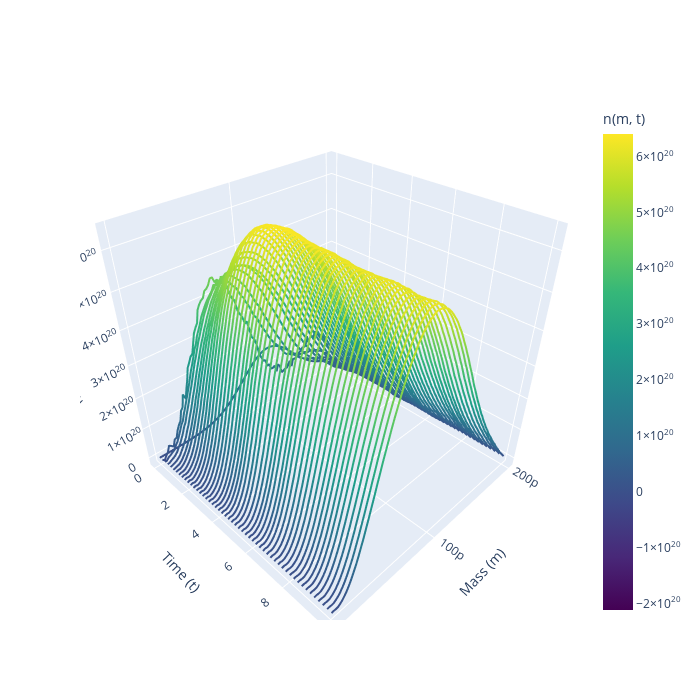

Write notebook code for a chart like this one.
### Markdown cell above
## Classic Neural Network

### Code cell
f = lambda x, u=None: obs.f_model_NN(x, classicNN)
ukf_classic_NN = obs.UKF(state_dim=M+1,
                        meas_dim=1, 
                        f_model=f, 
                        h_model=h,
                        n_max=norm_scales["n_max"],         #for normalization
                        s_max=norm_scales["S_max"])


ukf_classic_NN.set_initial_state(x0)            #applies normalization so the model doesnt result in Nans
ukf_classic_NN.P = torch.eye(ukf_classic_NN.n) * 1e-1                 # bigger initial uncertainty
ukf_classic_NN.Q = torch.eye(ukf_classic_NN.n) * 1e-5

ukf_classic_NN.R= 0.05*biomass_measurement.max()

X_estimates=ukf_classic_NN.run(U_seq=None,
                               Y_seq=torch.tensor(biomass_noisy,dtype=torch.float32)) 


metrics = ukf_classic_NN.evaluate_errors(
    X_estimates,
    biomass_true=biomass_measurement,
    S_true=S_pde,
    m_torch=m_torch,
    delta_m_torch=delta_m_torch,
    rel_tol=0.01,   # 10% tolerance
    abs_tol=0.05,   # absolute floor ~ g deviation from actual biomass/substrate concentration
    window=10       # must stay within tol for 10 steps
)

print("Biomass metrics:", metrics["biomass"])
print("Substrate metrics:", metrics["substrate"])
